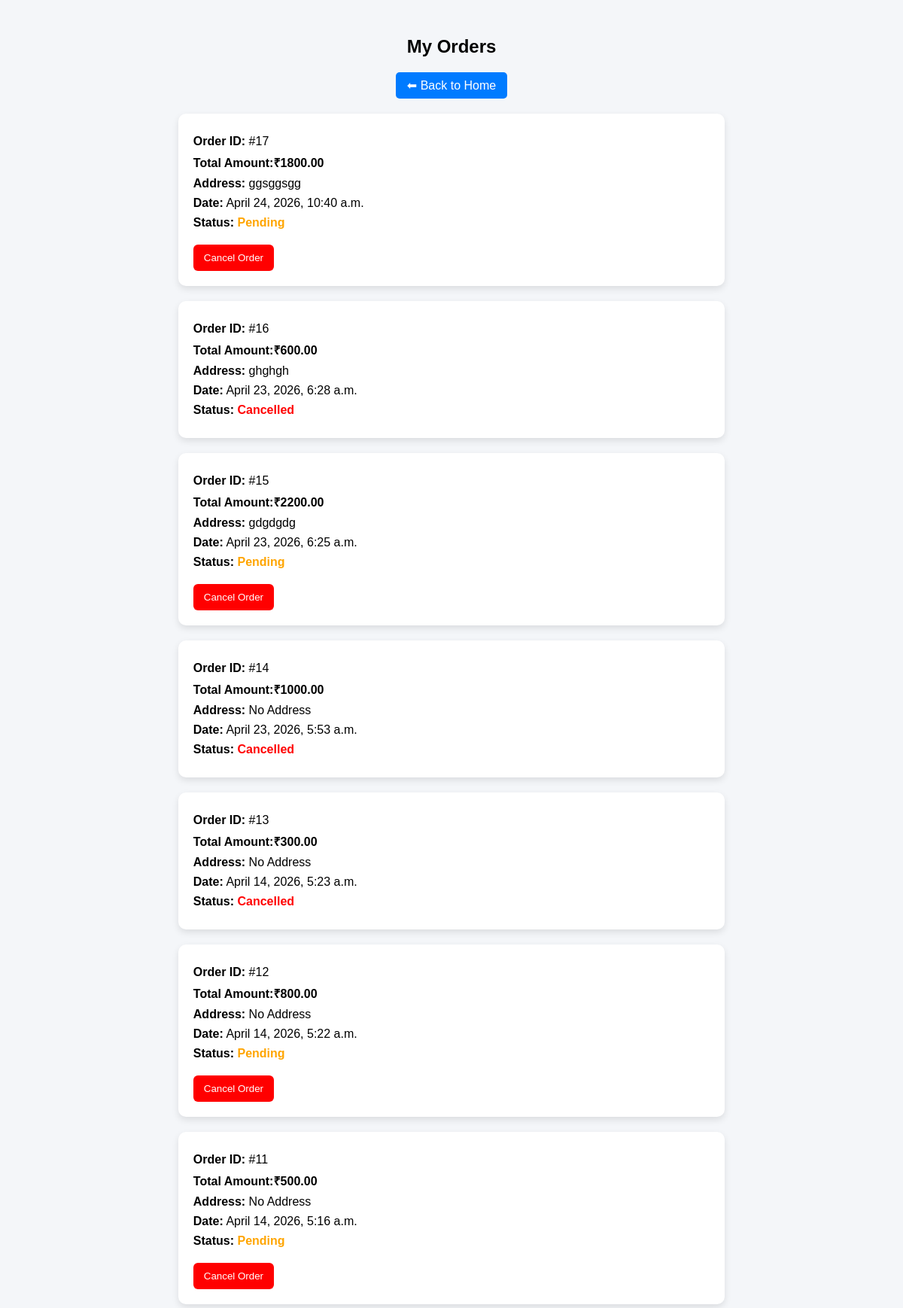
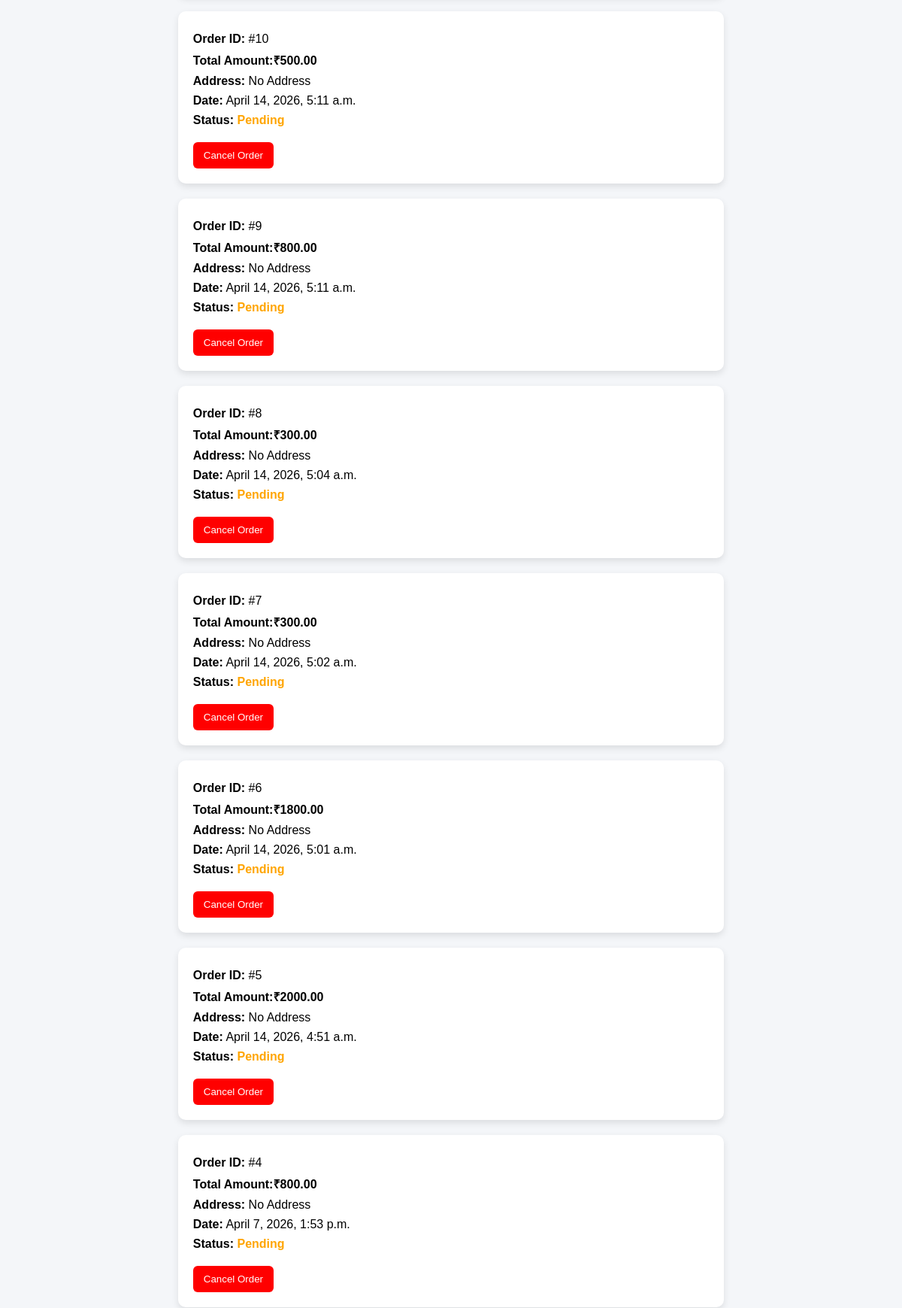
Screenshot of /orders/my-orders/ (signed in, upper part) with the database file from the repository (2 pictures, top to bottom).
### orders/models.py (models this page shows)
class Order(models.Model):
    STATUS_CHOICES = [
        ('Pending','Pending'),
        ('Shipped','Shipped'),
        ('Delivered','Delivered'),
        ('Cancelled','Cancelled'),
    ]
    user = models.ForeignKey(
        User,
        on_delete=models.CASCADE
    )
    address = models.TextField()   # ADD THIS
    total_price = models.DecimalField(
        max_digits=10,
        decimal_places=2
    )
    status = models.CharField(
        max_length=20,
        choices=STATUS_CHOICES,
        default='Pending'
    )
    created_at = models.DateTimeField(
        auto_now_add=True
    )

### orders/views.py (the view)
# urls.py: path('my-orders/', views.order_history, name='order_history'),
@login_required
@buyer_only
def order_history(request):
    orders = Order.objects.filter(
        user=request.user
    ).order_by(
        '-created_at'
    )
    total_spent = orders.aggregate(
    Sum('total_price')
    )['total_price__sum'] or 0
    return render(
        request,
        'orders/order_history.html',
        {
            'orders': orders,
            'total_spent': total_spent
        }
    )

### orders/views.py (called while the page is built)
def buyer_only(view_func):
    @wraps(view_func)
    def wrapper(request, *args, **kwargs):
        if not request.user.is_authenticated:
            return redirect('login')
        if (
            not hasattr(request.user, 'userprofile')
            or request.user.userprofile.role != 'buyer'
        ):
            messages.error(
                request,
                "Only buyers allowed ❌"
            )
            return redirect('home')
        return view_func(
            request,
            *args,
            **kwargs
        )
    return wrapper

### orders/templates/orders/order_history.html (shortened to what this page needs)
<!DOCTYPE html>
<html>
<head>
</head>
<body>
<h2>My Orders</h2>
<a href="/" class="btn">
⬅ Back to Home
</a>
{% for order in orders %}
<div class="order-box">
<p>
<strong>Order ID:</strong>
#{{ order.id }}
</p>
<p>
<strong>Total Amount:₹{{ order.total_price }}
</strong>
</p>
<p>
<strong>Address:</strong>
{{ order.address }}
</p>
<p>
<strong>Date:</strong>
{{ order.created_at }}
</p>
<p class="status">
<strong>Status:</strong>
{% if order.status == "Pending" %}
<span class="pending">
Pending
</span>
{% elif order.status == "Shipped" %}
<span class="shipped">
Shipped
</span>
{% elif order.status == "Delivered" %}
<span class="delivered">
Delivered
</span>
{% elif order.status == "Cancelled" %}
<span class="cancelled">
Cancelled
</span>
{% endif %}
</p>
{% if order.status == "Pending" %}
<form method="POST"
action="{% url 'cancel_order' order.id %}">
<button type="submit"
class="cancel-btn">
Cancel Order
</button>
</form>
{% endif %}
</div>
{% empty %}
<p class="no-orders">
No orders yet 😔
</p>
{% endfor %}
</body>
</html>

### orders/templates/orders/order_history.html (style rules this page uses)
body { font-family:Arial; background:#f4f6f9; padding:20px; }
h2 { text-align:center; }
.order-box { background:white; padding:20px; margin:20px auto; width:60%; border-radius:10px; box-shadow:0 4px 10px rgba(0,0,0,0.1); }
.order-box p { margin:8px 0; }
.btn { display:block; width:fit-content; margin:20px auto; padding:8px 15px; background:#007bff; color:white; text-decoration:none; border-radius:5px; }
.cancel-btn { background:red; color:white; padding:10px 14px; border:none; border-radius:6px; cursor:pointer; margin-top:12px; }
.status { font-weight:bold; }
.pending { color:orange; }
.cancelled { color:red; }

### rows the page displays
Order: id "17", total_price "1800.00", address "ggsggsgg", created_at "April 24, 2026, 10:40 a.m.", status "Pending"
Order: id "16", total_price "600.00", address "ghghgh", created_at "April 23, 2026, 6:28 a.m.", status "Cancelled"
Order: id "15", total_price "2200.00", address "gdgdgdg", created_at "April 23, 2026, 6:25 a.m.", status "Pending"
Order: id "14", total_price "1000.00", address "No Address", created_at "April 23, 2026, 5:53 a.m.", status "Cancelled"
Order: id "13", total_price "300.00", address "No Address", created_at "April 14, 2026, 5:23 a.m.", status "Cancelled"
Order: id "12", total_price "800.00", address "No Address", created_at "April 14, 2026, 5:22 a.m.", status "Pending"
Order: id "11", total_price "500.00", address "No Address", created_at "April 14, 2026, 5:16 a.m.", status "Pending"
Order: id "10", total_price "500.00", address "No Address", created_at "April 14, 2026, 5:11 a.m.", status "Pending"
Order: id "9", total_price "800.00", address "No Address", created_at "April 14, 2026, 5:11 a.m.", status "Pending"
Order: id "8", total_price "300.00", address "No Address", created_at "April 14, 2026, 5:04 a.m.", status "Pending"
Order: id "7", total_price "300.00", address "No Address", created_at "April 14, 2026, 5:02 a.m.", status "Pending"
Order: id "6", total_price "1800.00", address "No Address", created_at "April 14, 2026, 5:01 a.m.", status "Pending"
Order: id "5", total_price "2000.00", address "No Address", created_at "April 14, 2026, 4:51 a.m.", status "Pending"
Order: id "4", total_price "800.00", address "No Address", created_at "April 7, 2026, 1:53 p.m.", status "Pending"
